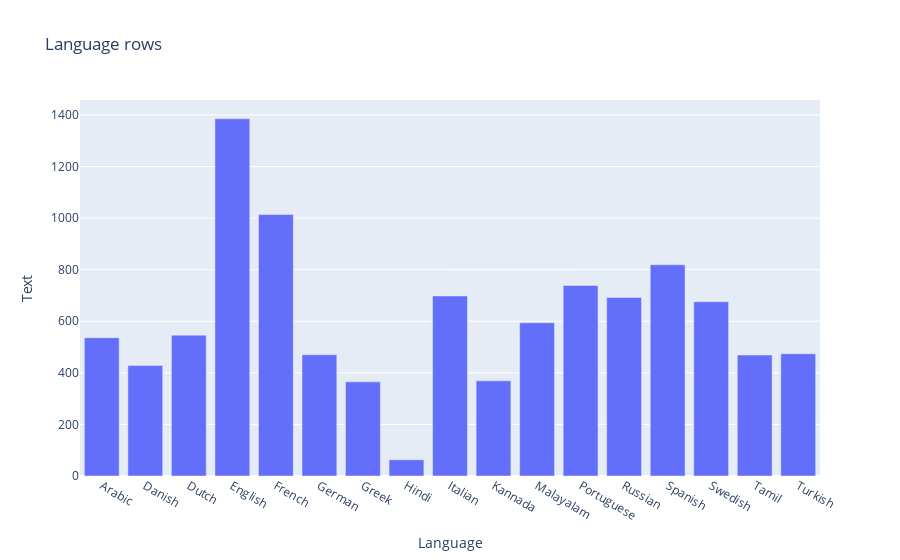

Notebook code cell kept with this figure:
### Code cell
# plot structure
fig = px.bar(lang_table,
             x='Language',
             y='Text',
             title='Language rows',
             #color='Items',
             barmode='stack')

# plot
fig.show()

### Figure 1 — Plotly figure (JSON) as saved in the notebook; plotly's stock layout.template omitted (floating-point values rounded to 4 significant figures)
{"data": [{"alignmentgroup": "True", "hovertemplate": "Language=%{x}<br>Text=%{y}<extra></extra>", "legendgroup": "", "marker": {"color": "#636efa", "pattern": {"shape": ""}}, "name": "", "offsetgroup": "", "orientation": "v", "showlegend": false, "textposition": "auto", "type": "bar", "x": ["Arabic", "Danish", "Dutch", "English", "French", "German", "Greek", "Hindi", "Italian", "Kannada", "Malayalam", "Portuguese", "Russian", "Spanish", "Swedish", "Tamil", "Turkish"], "xaxis": "x", "y": [536, 428, 546, 1385, 1014, 470, 365, 63, 698, 369, 594, 739, 692, 819, 676, 469, 474], "yaxis": "y"}], "layout": {"autosize": true, "barmode": "stack", "legend": {"tracegroupgap": 0}, "title": {"text": "Language rows"}, "xaxis": {"anchor": "y", "autorange": true, "domain": [0, 1], "range": [-0.5, 16.5], "title": {"text": "Language"}, "type": "category"}, "yaxis": {"anchor": "x", "autorange": true, "domain": [0, 1], "range": [0, 1458.0], "title": {"text": "Text"}, "type": "linear"}}}
